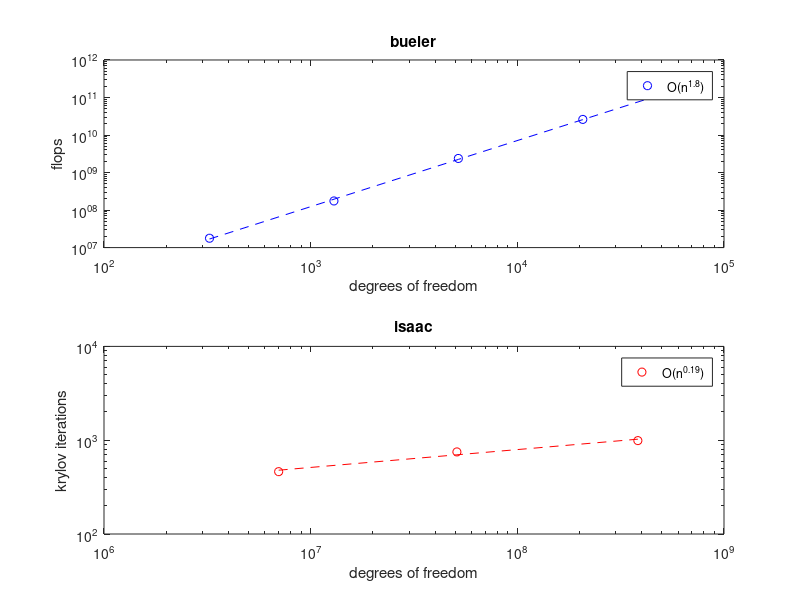

Recreate this plot in MATLAB.
% generate serial scaling for bueler 2016 and isaac et al 2015
% bueler:  LU solve of Newton step equations; see sia-fve/petsc/verif/domeperf.sh; see generated file bueler.perf
% isaac: AMG-Krylov-Newton Stokes solve; see table 8.1 in paper

nb = [18 36 72 144 288].^2;
flopsb = [1.776e7 1.749e8 2.374e9 2.608e10 2.927e11];
pb = polyfit(log(nb),log(flopsb),1);
%ans = 1.76186   6.45957

ni = [7e6 51e6 383e6];
itsi = [7*66 10*75 11*90];
%polyfit(log([1 8 64]),log(its),1) --> ans = 0.18326   6.17004
pi = polyfit(log(ni),log(itsi),1);
%ans = 0.19030   3.17188

subplot(2,1,1)
loglog(nb, flopsb, 'bo')
xlabel('degrees of freedom')
ylabel('flops')
title('bueler')
hold on
loglog(nb, exp(pb(1) * log(nb) + pb(2)), 'b--')
hold off
legend(sprintf('O(n^{%.2d})',pb(1)))

subplot(2,1,2)
loglog(ni, itsi, 'ro')
xlabel('degrees of freedom')
ylabel('krylov iterations')
title('isaac')
hold on
loglog(ni, exp(pi(1) * log(ni) + pi(2)), 'r--')
hold off
legend(sprintf('O(n^{%.2d})',pi(1)))
